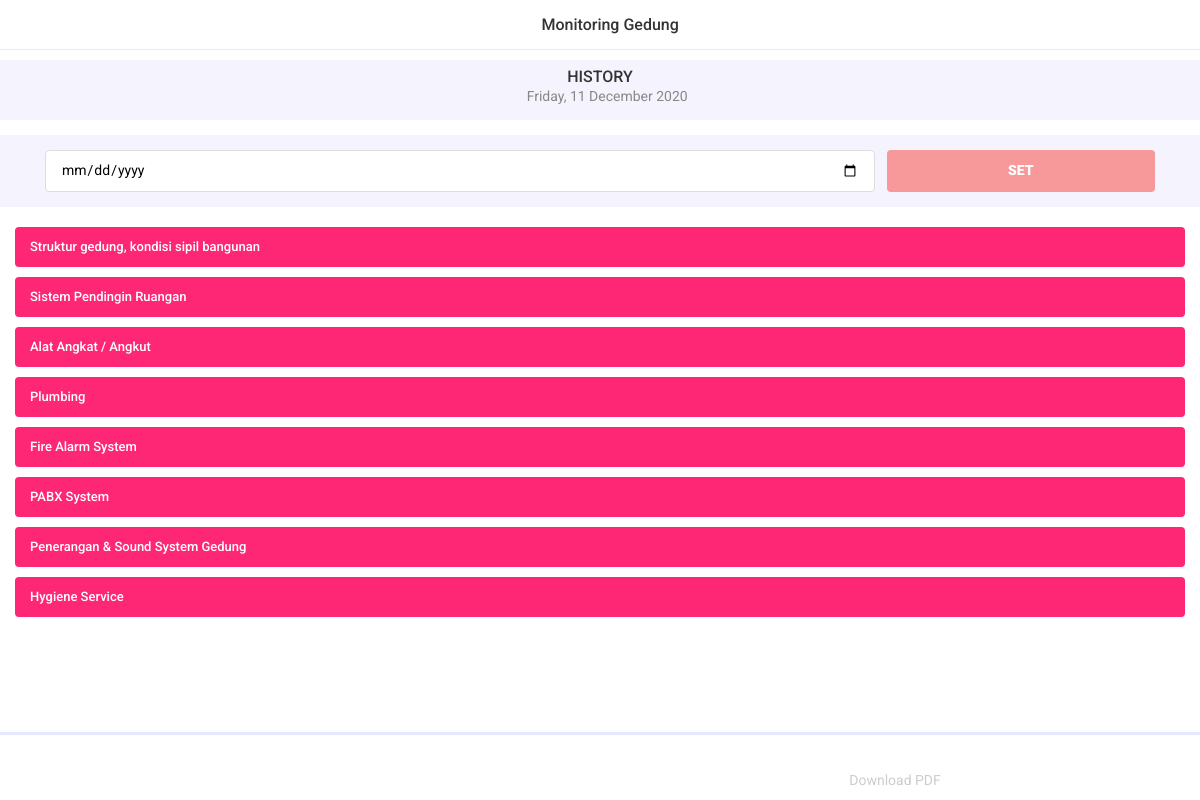
Before: /menondc/history (signed in) with the older database file.
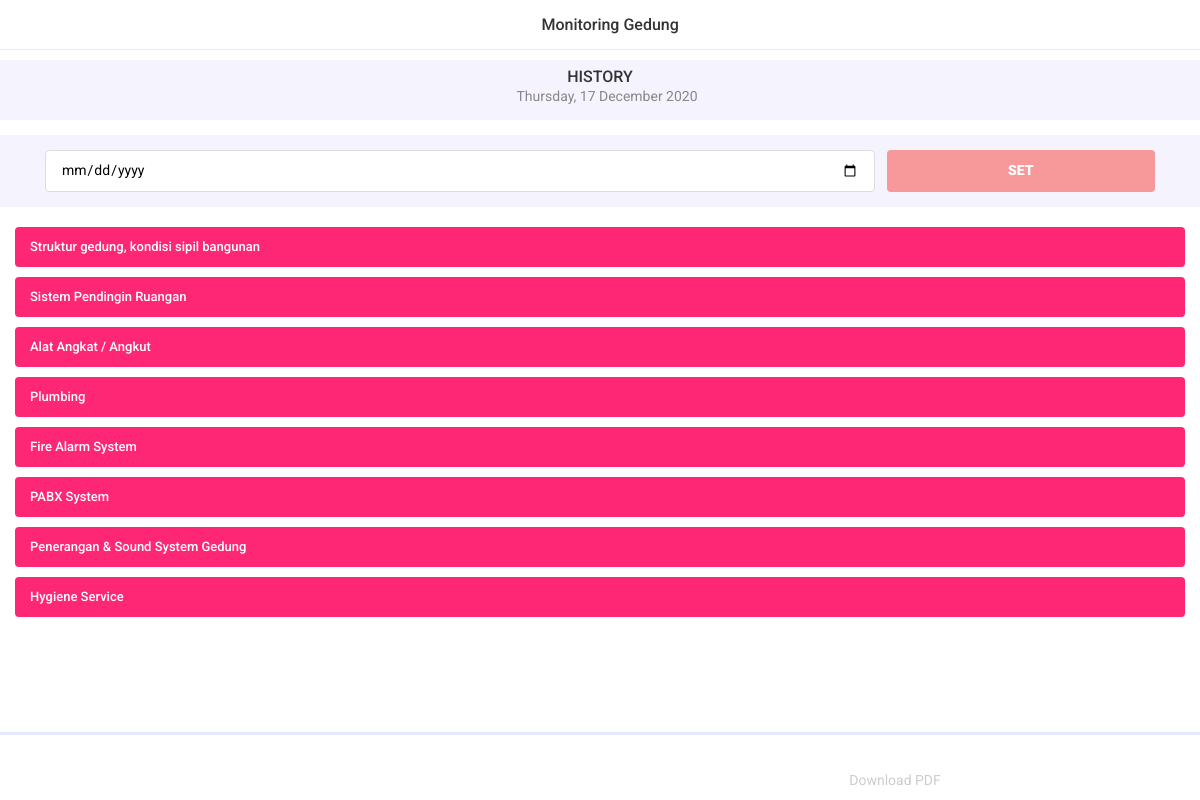
After: the same page with the newer database file.
### menondc/models.py (models this page shows, shortened)
class mendc_latest_history(models.Model):
    history = models.DateField(
        name="history", auto_now=False, auto_now_add=False, verbose_name="History")
    class Meta:
        db_table = ''
        managed = True
        verbose_name = 'history'
        verbose_name_plural = 'histories'

### menondc/views.py (the view)
# urls.py: path('history', mendc_history, name='mendc_history'),
@login_required(login_url='user_login')
def mendc_history(request):
    obj = mendc_latest_history.objects.get(id=1)
    if request.method == 'POST':
        tgl = request.POST.get('date')
        if tgl:
            obj.history = datetime.strptime(tgl, '%Y-%m-%d').date()
            obj.save()
    areas = mendc_area.objects.all()
    subareas = mendc_subarea.objects.all()
    dailies = mendc_daily.objects.filter(hariIni=obj.history)
    dailies_queryset = dailies.count()
    days = None
    if request.user.groups.all().first().name == 'maker':
        days = mendc_day.objects.filter(Q(hariIni=date.today()) & Q(mendcMaker__isnull=True) & Q(
            mendcChecker__isnull=True) & Q(mendcSigner__isnull=True))
    if request.user.groups.all().first().name == 'checker':
        days = mendc_day.objects.filter(Q(hariIni=date.today()) & Q(mendcMaker__isnull=False) & Q(
            mendcChecker__isnull=True) & Q(mendcSigner__isnull=True))
    if request.user.groups.all().first().name == 'signer':
        days = mendc_day.objects.filter(Q(hariIni=date.today()) & Q(mendcMaker__isnull=False) & Q(
            mendcChecker__isnull=False) & Q(mendcSigner__isnull=True))
    context = {
        'areas': areas,
        'subareas': subareas,
        'harians': dailies,
        'tanggal': obj.history,
        'dailies_queryset': dailies_queryset,
        'title': 'Monitoring Gedung',
        'days':days
    }
    return render(request, 'menondc/mendc_history.html', context)

### templates/menondc/mendc_history.html (shortened to what this page needs)
{% extends "base.html" %}{% load static %}
{% block navbar %}
<div class="left"><a href='{% url "mendc_home" %}' class="link"><i class="icon ion-ios-arrow-back"></i></a>
</div>
<div class="title">{{title}}</div>
{% endblock navbar %}
{% block page_wrapper %}
<div class="newsletter bg-lightblue py-2">
    <div class="section-title text-center title-large">
        <h6>HISTORY</h6>
        <p><i class="icon ion-ios-calendar"></i> {{tanggal | date:"l, d F Y"}}</p>
    </div>
</div>
<div class="separator-small"></div>
<div class="form-elements bg-lightblue">
    <div class="separator-small"></div>
    <div class="container">
        <form method="POST" class="form-outline form-horizontal">
            <div class="form-wrapper">
                <div class="input-wrap row">
                    <div class="col-9">
                        <input type="date" name="date" id="date" class="date" autocomplete="off" value="01-01-2000"
                            placeholder="Select Date">
                    </div>
                    <div class="col-3">
                        <div class="button-default">
                            <button class="button minus-button bg-red select-date">SET</button>
                        </div>
                    </div>
                </div>
            </div>
        </form>
    </div>
    <div class="separator-small"></div>
</div>
<div class="separator-medium"></div>
<!-- <div class="maintenance">
    <div class="container">
        <img src="{% static 'images/maintenance.png' %}" height="300" width="300" alt="">
        <h5 class="mb-5" style="color: red;"><strong>Area Not Found</strong></h5>
        <div class="button-default">
            <div class="row">
                <div class="col-6">
                    <a href="{% url 'mendc_settings' %}" class="button">Settings</a>
                </div>
                <div class="col-6">
                    <a href="{% url 'mendc_area_add' %}" class="button button-outline">Create Area</a>
                </div>
            </div>
        </div>
    </div>
</div> -->
<div id="accordionParent" class="accordion accordion-inset">
    {% for area in areas %}
    <div class="accordion-item">
        <div class="accordion-title collapsed" data-toggle="collapse" data-target="#accordionTwo{{area.pk}}">
            {{area.namaArea}}
        </div>
    </div>
    {% endfor %}
</div>
{% endblock page_wrapper %}
{% block toolbar_bottom %}
<div class="separator-large"></div>
<ul class="toolbar-bottom toolbar-wrap">
    <li class="toolbar-item">
    </li>
    <li class="toolbar-item">
        <a href="{% url 'mendc_history_download_pdf' %}" class="toolbar-link">
            <i class="icon ion-ios-download"></i>
            <p>Download PDF</p>
        </a>
    </li>
</ul>
{% endblock toolbar_bottom %}

Changed rows visible on the page:
changed mendc_latest_history: history "Friday, 11 December 2020" → "Thursday, 17 December 2020"
